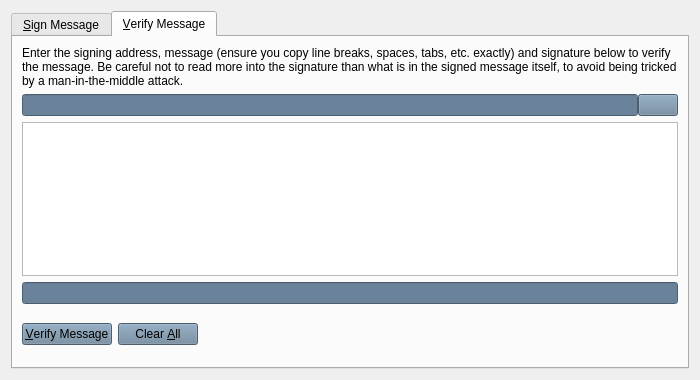
<?xml version="1.0" encoding="UTF-8"?>
<ui version="4.0">
 <class>SignVerifyMessageDialog</class>
 <widget class="QDialog" name="SignVerifyMessageDialog">
  <property name="geometry">
   <rect>
    <x>0</x>
    <y>0</y>
    <width>700</width>
    <height>380</height>
   </rect>
  </property>
  <property name="windowTitle">
   <string>Signatures - Sign / Verify a Message</string>
  </property>
  <property name="styleSheet">
   <string notr="true">background-image: url(:/images/bkg);</string>
  </property>
  <property name="modal">
   <bool>true</bool>
  </property>
  <layout class="QVBoxLayout" name="verticalLayout">
   <item>
    <widget class="QTabWidget" name="tabWidget">
     <property name="currentIndex">
      <number>1</number>
     </property>
     <widget class="QWidget" name="tabSignMessage">
      <attribute name="title">
       <string>&amp;Sign Message</string>
      </attribute>
      <layout class="QVBoxLayout" name="verticalLayout_SM">
       <item>
        <widget class="QLabel" name="infoLabel_SM">
         <property name="text">
          <string>You can sign messages with your addresses to prove you own them. Be careful not to sign anything vague, as phishing attacks may try to trick you into signing your identity over to them. Only sign fully-detailed statements you agree to.</string>
         </property>
         <property name="textFormat">
          <enum>Qt::PlainText</enum>
         </property>
         <property name="wordWrap">
          <bool>true</bool>
         </property>
        </widget>
       </item>
       <item>
        <layout class="QHBoxLayout" name="horizontalLayout_1_SM">
         <property name="spacing">
          <number>0</number>
         </property>
         <item>
          <widget class="QValidatedLineEdit" name="addressIn_SM">
           <property name="toolTip">
            <string>The address to sign the message with (e.g. JgZaH1DdikpMTYc2x1Xb6eFBkKGibjmPb9)</string>
           </property>
           <property name="styleSheet">
            <string notr="true">background-image: url(:/images/bgbfree);
background-color: rgb(106, 131, 154);</string>
           </property>
           <property name="maxLength">
            <number>34</number>
           </property>
          </widget>
         </item>
         <item>
          <widget class="QPushButton" name="addressBookButton_SM">
           <property name="toolTip">
            <string>Choose an address from the address book</string>
           </property>
           <property name="styleSheet">
            <string notr="true">background-color: rgb(106, 131, 154);
background-image: url(:/images/bgbfree);</string>
           </property>
           <property name="text">
            <string/>
           </property>
           <property name="icon">
            <iconset resource="../bitcoin.qrc">
             <normaloff>:/icons/address-book</normaloff>:/icons/address-book</iconset>
           </property>
           <property name="shortcut">
            <string>Alt+A</string>
           </property>
           <property name="autoDefault">
            <bool>false</bool>
           </property>
          </widget>
         </item>
         <item>
          <widget class="QPushButton" name="pasteButton_SM">
           <property name="toolTip">
            <string>Paste address from clipboard</string>
           </property>
           <property name="styleSheet">
            <string notr="true">background-color: rgb(106, 131, 154);
background-image: url(:/images/bgbfree);</string>
           </property>
           <property name="text">
            <string/>
           </property>
           <property name="icon">
            <iconset resource="../bitcoin.qrc">
             <normaloff>:/icons/editpaste</normaloff>:/icons/editpaste</iconset>
           </property>
           <property name="shortcut">
            <string>Alt+P</string>
           </property>
           <property name="autoDefault">
            <bool>false</bool>
           </property>
          </widget>
         </item>
        </layout>
       </item>
       <item>
        <widget class="QPlainTextEdit" name="messageIn_SM">
         <property name="toolTip">
          <string>Enter the message you want to sign here</string>
         </property>
        </widget>
       </item>
       <item>
        <layout class="QHBoxLayout" name="horizontalLayout_2_SM">
         <property name="spacing">
          <number>0</number>
         </property>
         <item>
          <widget class="QLineEdit" name="signatureOut_SM">
           <property name="font">
            <font>
             <italic>true</italic>
            </font>
           </property>
           <property name="styleSheet">
            <string notr="true">background-color: rgb(106, 131, 154);</string>
           </property>
           <property name="readOnly">
            <bool>true</bool>
           </property>
          </widget>
         </item>
         <item>
          <widget class="QPushButton" name="copySignatureButton_SM">
           <property name="toolTip">
            <string>Copy the current signature to the system clipboard</string>
           </property>
           <property name="styleSheet">
            <string notr="true">background-image: url(:/images/bgbfree);
background-color: rgb(106, 131, 154);</string>
           </property>
           <property name="text">
            <string/>
           </property>
           <property name="icon">
            <iconset resource="../bitcoin.qrc">
             <normaloff>:/icons/editcopy</normaloff>:/icons/editcopy</iconset>
           </property>
           <property name="autoDefault">
            <bool>false</bool>
           </property>
          </widget>
         </item>
        </layout>
       </item>
       <item>
        <layout class="QHBoxLayout" name="horizontalLayout_3_SM">
         <item>
          <widget class="QPushButton" name="signMessageButton_SM">
           <property name="toolTip">
            <string>Sign the message to prove you own this Blockbeeper address</string>
           </property>
           <property name="styleSheet">
            <string notr="true">background-color: rgb(106, 131, 154);
</string>
           </property>
           <property name="text">
            <string>&amp;Sign Message</string>
           </property>
           <property name="icon">
            <iconset resource="../bitcoin.qrc">
             <normaloff>:/icons/edit</normaloff>:/icons/edit</iconset>
           </property>
           <property name="autoDefault">
            <bool>false</bool>
           </property>
          </widget>
         </item>
         <item>
          <widget class="QPushButton" name="clearButton_SM">
           <property name="toolTip">
            <string>Reset all sign message fields</string>
           </property>
           <property name="styleSheet">
            <string notr="true">background-color: rgb(106, 131, 154);
</string>
           </property>
           <property name="text">
            <string>Clear &amp;All</string>
           </property>
           <property name="icon">
            <iconset resource="../bitcoin.qrc">
             <normaloff>:/icons/remove</normaloff>:/icons/remove</iconset>
           </property>
           <property name="autoDefault">
            <bool>false</bool>
           </property>
          </widget>
         </item>
         <item>
          <spacer name="horizontalSpacer_1_SM">
           <property name="orientation">
            <enum>Qt::Horizontal</enum>
           </property>
           <property name="sizeHint" stdset="0">
            <size>
             <width>40</width>
             <height>48</height>
            </size>
           </property>
          </spacer>
         </item>
         <item>
          <widget class="QLabel" name="statusLabel_SM">
           <property name="font">
            <font>
             <weight>75</weight>
             <bold>true</bold>
            </font>
           </property>
           <property name="styleSheet">
            <string notr="true">background-image: url(:/images/bgbfree);</string>
           </property>
           <property name="text">
            <string/>
           </property>
           <property name="wordWrap">
            <bool>true</bool>
           </property>
          </widget>
         </item>
         <item>
          <spacer name="horizontalSpacer_2_SM">
           <property name="orientation">
            <enum>Qt::Horizontal</enum>
           </property>
           <property name="sizeHint" stdset="0">
            <size>
             <width>40</width>
             <height>48</height>
            </size>
           </property>
          </spacer>
         </item>
        </layout>
       </item>
      </layout>
     </widget>
     <widget class="QWidget" name="tabVerifyMessage">
      <attribute name="title">
       <string>&amp;Verify Message</string>
      </attribute>
      <layout class="QVBoxLayout" name="verticalLayout_VM">
       <item>
        <widget class="QLabel" name="infoLabel_VM">
         <property name="text">
          <string>Enter the signing address, message (ensure you copy line breaks, spaces, tabs, etc. exactly) and signature below to verify the message. Be careful not to read more into the signature than what is in the signed message itself, to avoid being tricked by a man-in-the-middle attack.</string>
         </property>
         <property name="textFormat">
          <enum>Qt::PlainText</enum>
         </property>
         <property name="alignment">
          <set>Qt::AlignLeading|Qt::AlignLeft|Qt::AlignTop</set>
         </property>
         <property name="wordWrap">
          <bool>true</bool>
         </property>
        </widget>
       </item>
       <item>
        <layout class="QHBoxLayout" name="horizontalLayout_1_VM">
         <property name="spacing">
          <number>0</number>
         </property>
         <item>
          <widget class="QValidatedLineEdit" name="addressIn_VM">
           <property name="toolTip">
            <string>The address the message was signed with (e.g. JgZaH1DdikpMTYc2x1Xb6eFBkKGibjmPb9)</string>
           </property>
           <property name="styleSheet">
            <string notr="true">background-color: rgb(106, 131, 154);</string>
           </property>
           <property name="maxLength">
            <number>34</number>
           </property>
          </widget>
         </item>
         <item>
          <widget class="QPushButton" name="addressBookButton_VM">
           <property name="toolTip">
            <string>Choose an address from the address book</string>
           </property>
           <property name="styleSheet">
            <string notr="true">background-color: rgb(106, 131, 154);
background-image: url(:/images/bgbfree);</string>
           </property>
           <property name="text">
            <string/>
           </property>
           <property name="icon">
            <iconset resource="../bitcoin.qrc">
             <normaloff>:/icons/address-book</normaloff>:/icons/address-book</iconset>
           </property>
           <property name="shortcut">
            <string>Alt+A</string>
           </property>
           <property name="autoDefault">
            <bool>false</bool>
           </property>
          </widget>
         </item>
        </layout>
       </item>
       <item>
        <widget class="QPlainTextEdit" name="messageIn_VM"/>
       </item>
       <item>
        <widget class="QValidatedLineEdit" name="signatureIn_VM">
         <property name="styleSheet">
          <string notr="true">background-color: rgb(106, 131, 154);</string>
         </property>
        </widget>
       </item>
       <item>
        <layout class="QHBoxLayout" name="horizontalLayout_2_VM">
         <item>
          <widget class="QPushButton" name="verifyMessageButton_VM">
           <property name="toolTip">
            <string>Verify the message to ensure it was signed with the specified Blockbeeper address</string>
           </property>
           <property name="styleSheet">
            <string notr="true">background-color: rgb(106, 131, 154);
</string>
           </property>
           <property name="text">
            <string>&amp;Verify Message</string>
           </property>
           <property name="icon">
            <iconset resource="../bitcoin.qrc">
             <normaloff>:/icons/transaction_0</normaloff>:/icons/transaction_0</iconset>
           </property>
           <property name="autoDefault">
            <bool>false</bool>
           </property>
          </widget>
         </item>
         <item>
          <widget class="QPushButton" name="clearButton_VM">
           <property name="toolTip">
            <string>Reset all verify message fields</string>
           </property>
           <property name="styleSheet">
            <string notr="true">background-color: rgb(106, 131, 154);
</string>
           </property>
           <property name="text">
            <string>Clear &amp;All</string>
           </property>
           <property name="icon">
            <iconset resource="../bitcoin.qrc">
             <normaloff>:/icons/remove</normaloff>:/icons/remove</iconset>
           </property>
           <property name="autoDefault">
            <bool>false</bool>
           </property>
          </widget>
         </item>
         <item>
          <spacer name="horizontalSpacer_1_VM">
           <property name="orientation">
            <enum>Qt::Horizontal</enum>
           </property>
           <property name="sizeHint" stdset="0">
            <size>
             <width>40</width>
             <height>48</height>
            </size>
           </property>
          </spacer>
         </item>
         <item>
          <widget class="QLabel" name="statusLabel_VM">
           <property name="font">
            <font>
             <weight>75</weight>
             <bold>true</bold>
            </font>
           </property>
           <property name="styleSheet">
            <string notr="true">background-image: url(:/images/bgbfree);</string>
           </property>
           <property name="text">
            <string/>
           </property>
           <property name="wordWrap">
            <bool>true</bool>
           </property>
          </widget>
         </item>
         <item>
          <spacer name="horizontalSpacer_2_VM">
           <property name="orientation">
            <enum>Qt::Horizontal</enum>
           </property>
           <property name="sizeHint" stdset="0">
            <size>
             <width>40</width>
             <height>48</height>
            </size>
           </property>
          </spacer>
         </item>
        </layout>
       </item>
      </layout>
     </widget>
    </widget>
   </item>
  </layout>
 </widget>
 <customwidgets>
  <customwidget>
   <class>QValidatedLineEdit</class>
   <extends>QLineEdit</extends>
   <header>qvalidatedlineedit.h</header>
  </customwidget>
 </customwidgets>
 <resources>
  <include location="../bitcoin.qrc"/>
 </resources>
 <connections/>
</ui>
